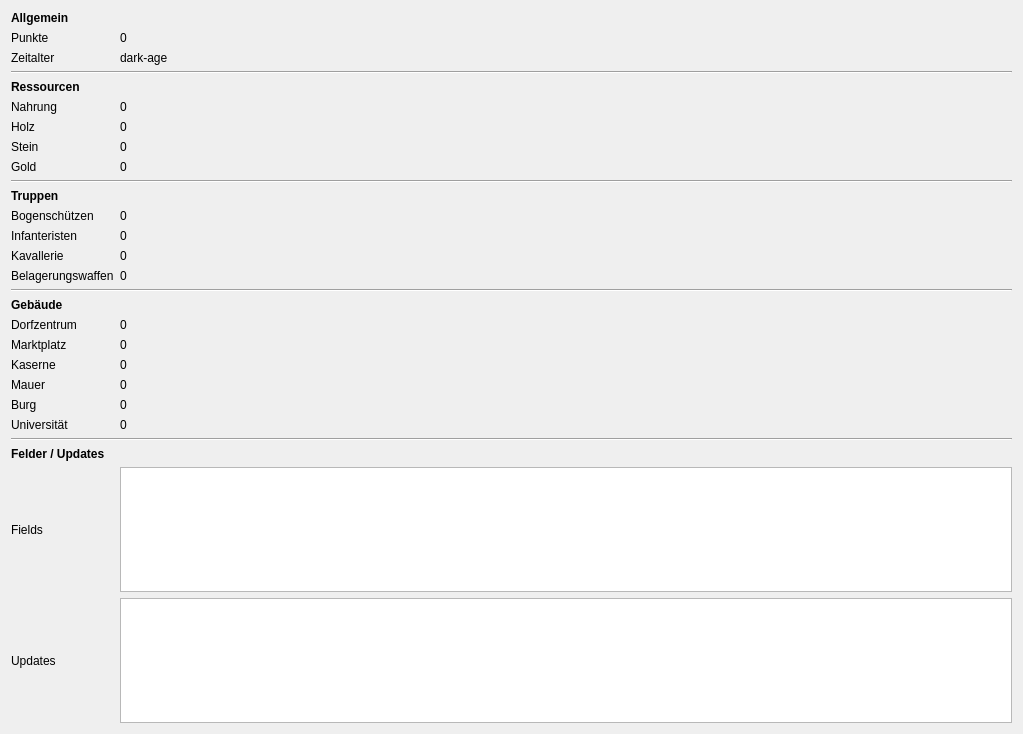
              <widget class="QWidget" name="scrollAreaWidgetContents">
               <property name="geometry">
                <rect>
                 <x>0</x>
                 <y>0</y>
                 <width>1023</width>
                 <height>734</height>
                </rect>
               </property>
               <layout class="QVBoxLayout" name="verticalLayout_7">
                <item>
                 <layout class="QGridLayout" name="gridLayout">
                  <item row="17" column="0">
                   <widget class="QLabel" name="label_23">
                    <property name="text">
                     <string>Dorfzentrum</string>
                    </property>
                   </widget>
                  </item>
                  <item row="1" column="0">
                   <widget class="QLabel" name="label_4">
                    <property name="text">
                     <string>Punkte</string>
                    </property>
                   </widget>
                  </item>
                  <item row="20" column="1">
                   <widget class="QLabel" name="britons_wall_label">
                    <property name="text">
                     <string>0</string>
                    </property>
                   </widget>
                  </item>
                  <item row="26" column="1">
                   <widget class="QListWidget" name="britons_updates_list"/>
                  </item>
                  <item row="24" column="0">
                   <widget class="QLabel" name="label_35">
                    <property name="font">
                     <font>
                      <weight>75</weight>
                      <bold>true</bold>
                     </font>
                    </property>
                    <property name="text">
                     <string>Felder / Updates</string>
                    </property>
                   </widget>
                  </item>
                  <item row="19" column="0">
                   <widget class="QLabel" name="label_25">
                    <property name="text">
                     <string>Kaserne</string>
                    </property>
                   </widget>
                  </item>
                  <item row="16" column="0">
                   <widget class="QLabel" name="label_22">
                    <property name="font">
                     <font>
                      <weight>75</weight>
                      <bold>true</bold>
                     </font>
                    </property>
                    <property name="text">
                     <string>Gebäude</string>
                    </property>
                   </widget>
                  </item>
                  <item row="2" column="0">
                   <widget class="QLabel" name="label_3">
                    <property name="text">
                     <string>Zeitalter</string>
                    </property>
                   </widget>
                  </item>
                  <item row="4" column="0">
                   <widget class="QLabel" name="label_8">
                    <property name="font">
                     <font>
                      <weight>75</weight>
                      <bold>true</bold>
                     </font>
                    </property>
                    <property name="text">
                     <string>Ressourcen</string>
                    </property>
                   </widget>
                  </item>
                  <item row="17" column="1">
                   <widget class="QLabel" name="britons_towncenter_label">
                    <property name="text">
                     <string>0</string>
                    </property>
                   </widget>
                  </item>
                  <item row="11" column="0">
                   <widget class="QLabel" name="label_18">
                    <property name="text">
                     <string>Bogenschützen</string>
                    </property>
                   </widget>
                  </item>
                  <item row="5" column="0">
                   <widget class="QLabel" name="label_9">
                    <property name="text">
                     <string>Nahrung</string>
                    </property>
                   </widget>
                  </item>
                  <item row="20" column="0">
                   <widget class="QLabel" name="label_26">
                    <property name="text">
                     <string>Mauer</string>
                    </property>
                   </widget>
                  </item>
                  <item row="8" column="0">
                   <widget class="QLabel" name="label_12">
                    <property name="text">
                     <string>Gold</string>
                    </property>
                   </widget>
                  </item>
                  <item row="12" column="0">
                   <widget class="QLabel" name="label_19">
                    <property name="text">
                     <string>Infanteristen</string>
                    </property>
                   </widget>
                  </item>
                  <item row="8" column="1">
                   <widget class="QLabel" name="britons_gold_label">
                    <property name="text">
                     <string>0</string>
                    </property>
                   </widget>
                  </item>
                  <item row="6" column="0">
                   <widget class="QLabel" name="label_10">
                    <property name="text">
                     <string>Holz</string>
                    </property>
                   </widget>
                  </item>
                  <item row="6" column="1">
                   <widget class="QLabel" name="britons_wood_label">
                    <property name="text">
                     <string>0</string>
                    </property>
                   </widget>
                  </item>
                  <item row="13" column="0">
                   <widget class="QLabel" name="label_20">
                    <property name="text">
                     <string>Kavallerie</string>
                    </property>
                   </widget>
                  </item>
                  <item row="25" column="1">
                   <widget class="QListWidget" name="britons_fields_list"/>
                  </item>
                  <item row="21" column="0">
                   <widget class="QLabel" name="label_27">
                    <property name="text">
                     <string>Burg</string>
                    </property>
                   </widget>
                  </item>
                  <item row="5" column="1">
                   <widget class="QLabel" name="britons_food_label">
                    <property name="text">
                     <string>0</string>
                    </property>
                   </widget>
                  </item>
                  <item row="9" column="0" colspan="2">
                   <widget class="Line" name="line_2">
                    <property name="orientation">
                     <enum>Qt::Horizontal</enum>
                    </property>
                   </widget>
                  </item>
                  <item row="3" column="0" colspan="2">
                   <widget class="Line" name="line">
                    <property name="orientation">
                     <enum>Qt::Horizontal</enum>
                    </property>
                   </widget>
                  </item>
                  <item row="15" column="0" colspan="2">
                   <widget class="Line" name="line_3">
                    <property name="orientation">
                     <enum>Qt::Horizontal</enum>
                    </property>
                   </widget>
                  </item>
                  <item row="22" column="1">
                   <widget class="QLabel" name="britons_universtity_label">
                    <property name="text">
                     <string>0</string>
                    </property>
                   </widget>
                  </item>
                  <item row="26" column="0">
                   <widget class="QLabel" name="label_7">
                    <property name="text">
                     <string>Updates</string>
                    </property>
                   </widget>
                  </item>
                  <item row="14" column="0">
                   <widget class="QLabel" name="label_21">
                    <property name="text">
                     <string>Belagerungswaffen</string>
                    </property>
                   </widget>
                  </item>
                  <item row="22" column="0">
                   <widget class="QLabel" name="label_28">
                    <property name="text">
                     <string>Universität</string>
                    </property>
                   </widget>
                  </item>
                  <item row="10" column="0">
                   <widget class="QLabel" name="label_17">
                    <property name="font">
                     <font>
                      <weight>75</weight>
                      <bold>true</bold>
                     </font>
                    </property>
                    <property name="text">
                     <string>Truppen</string>
                    </property>
                   </widget>
                  </item>
                  <item row="19" column="1">
                   <widget class="QLabel" name="britons_barracks_label">
                    <property name="text">
                     <string>0</string>
                    </property>
                   </widget>
                  </item>
                  <item row="7" column="1">
                   <widget class="QLabel" name="britons_stone_label">
                    <property name="text">
                     <string>0</string>
                    </property>
                   </widget>
                  </item>
                  <item row="0" column="0">
                   <widget class="QLabel" name="label_6">
                    <property name="font">
                     <font>
                      <weight>75</weight>
                      <bold>true</bold>
                     </font>
                    </property>
                    <property name="text">
                     <string>Allgemein</string>
                    </property>
                   </widget>
                  </item>
                  <item row="18" column="1">
                   <widget class="QLabel" name="britons_market_label">
                    <property name="text">
                     <string>0</string>
                    </property>
                   </widget>
                  </item>
                  <item row="25" column="0">
                   <widget class="QLabel" name="label_2">
                    <property name="text">
                     <string>Fields</string>
                    </property>
                   </widget>
                  </item>
                  <item row="18" column="0">
                   <widget class="QLabel" name="label_24">
                    <property name="text">
                     <string>Marktplatz</string>
                    </property>
                   </widget>
                  </item>
                  <item row="21" column="1">
                   <widget class="QLabel" name="britons_castle_label">
                    <property name="text">
                     <string>0</string>
                    </property>
                   </widget>
                  </item>
                  <item row="1" column="1">
                   <widget class="QLabel" name="britons_points_label">
                    <property name="text">
                     <string>0</string>
                    </property>
                   </widget>
                  </item>
                  <item row="7" column="0">
                   <widget class="QLabel" name="label_11">
                    <property name="text">
                     <string>Stein</string>
                    </property>
                   </widget>
                  </item>
                  <item row="23" column="0" colspan="2">
                   <widget class="Line" name="line_4">
                    <property name="orientation">
                     <enum>Qt::Horizontal</enum>
                    </property>
                   </widget>
                  </item>
                  <item row="2" column="1">
                   <widget class="QLabel" name="britons_age_label">
                    <property name="text">
                     <string>dark-age</string>
                    </property>
                   </widget>
                  </item>
                  <item row="11" column="1">
                   <widget class="QLabel" name="britons_archer_label">
                    <property name="text">
                     <string>0</string>
                    </property>
                   </widget>
                  </item>
                  <item row="12" column="1">
                   <widget class="QLabel" name="britons_infantry_label">
                    <property name="text">
                     <string>0</string>
                    </property>
                   </widget>
                  </item>
                  <item row="13" column="1">
                   <widget class="QLabel" name="britons_cavalry_label">
                    <property name="text">
                     <string>0</string>
                    </property>
                   </widget>
                  </item>
                  <item row="14" column="1">
                   <widget class="QLabel" name="britons_siege_label">
                    <property name="text">
                     <string>0</string>
                    </property>
                   </widget>
                  </item>
                 </layout>
                </item>
               </layout>
              </widget>
